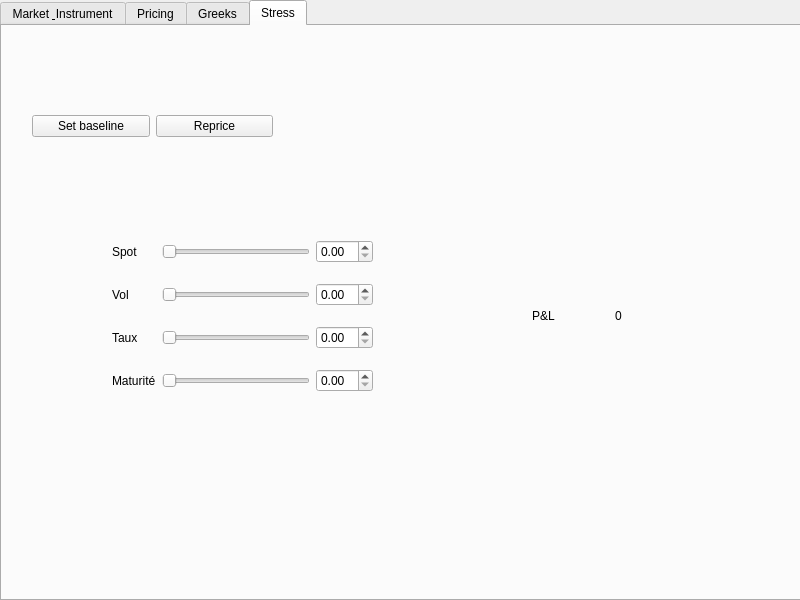
<?xml version="1.0" encoding="UTF-8"?>
<ui version="4.0">
 <class>MainWindow</class>
 <widget class="QMainWindow" name="MainWindow">
  <property name="geometry">
   <rect>
    <x>0</x>
    <y>0</y>
    <width>800</width>
    <height>600</height>
   </rect>
  </property>
  <property name="windowTitle">
   <string>MainWindow</string>
  </property>
  <widget class="QWidget" name="centralwidget">
   <property name="sizePolicy">
    <sizepolicy hsizetype="Maximum" vsizetype="Maximum">
     <horstretch>0</horstretch>
     <verstretch>0</verstretch>
    </sizepolicy>
   </property>
   <property name="maximumSize">
    <size>
     <width>800</width>
     <height>600</height>
    </size>
   </property>
   <widget class="QTabWidget" name="tabWidget">
    <property name="geometry">
     <rect>
      <x>0</x>
      <y>0</y>
      <width>801</width>
      <height>601</height>
     </rect>
    </property>
    <property name="currentIndex">
     <number>3</number>
    </property>
    <widget class="QWidget" name="MarketInstru">
     <attribute name="title">
      <string>Market &amp; Instrument</string>
     </attribute>
     <widget class="QGroupBox" name="groupBox">
      <property name="geometry">
       <rect>
        <x>50</x>
        <y>180</y>
        <width>211</width>
        <height>168</height>
       </rect>
      </property>
      <property name="title">
       <string>Market</string>
      </property>
      <layout class="QVBoxLayout" name="verticalLayout">
       <item>
        <layout class="QGridLayout" name="gridLayout">
         <item row="1" column="1">
          <widget class="QDoubleSpinBox" name="sbR">
           <property name="minimum">
            <double>-1.000000000000000</double>
           </property>
           <property name="maximum">
            <double>1.000000000000000</double>
           </property>
           <property name="singleStep">
            <double>0.000100000000000</double>
           </property>
           <property name="value">
            <double>0.020000000000000</double>
           </property>
          </widget>
         </item>
         <item row="3" column="0">
          <widget class="QLabel" name="label_4">
           <property name="text">
            <string>Sigma</string>
           </property>
          </widget>
         </item>
         <item row="2" column="0">
          <widget class="QLabel" name="label_3">
           <property name="text">
            <string>Q</string>
           </property>
          </widget>
         </item>
         <item row="2" column="1">
          <widget class="QDoubleSpinBox" name="sbQ">
           <property name="minimum">
            <double>-1.000000000000000</double>
           </property>
           <property name="maximum">
            <double>1.000000000000000</double>
           </property>
           <property name="singleStep">
            <double>0.000100000000000</double>
           </property>
          </widget>
         </item>
         <item row="0" column="1">
          <widget class="QDoubleSpinBox" name="sbS0">
           <property name="decimals">
            <number>6</number>
           </property>
           <property name="minimum">
            <double>0.010000000000000</double>
           </property>
           <property name="maximum">
            <double>1000000000.000000000000000</double>
           </property>
           <property name="value">
            <double>100.000000000000000</double>
           </property>
          </widget>
         </item>
         <item row="1" column="0">
          <widget class="QLabel" name="label_2">
           <property name="text">
            <string>R</string>
           </property>
          </widget>
         </item>
         <item row="0" column="0">
          <widget class="QLabel" name="label">
           <property name="text">
            <string>S0</string>
           </property>
          </widget>
         </item>
         <item row="3" column="1">
          <widget class="QDoubleSpinBox" name="sbSigma">
           <property name="maximum">
            <double>5.000000000000000</double>
           </property>
           <property name="singleStep">
            <double>0.000100000000000</double>
           </property>
           <property name="value">
            <double>0.020000000000000</double>
           </property>
          </widget>
         </item>
        </layout>
       </item>
      </layout>
     </widget>
     <widget class="QGroupBox" name="groupBox_2">
      <property name="geometry">
       <rect>
        <x>510</x>
        <y>170</y>
        <width>144</width>
        <height>168</height>
       </rect>
      </property>
      <property name="title">
       <string>Instrument</string>
      </property>
      <layout class="QVBoxLayout" name="verticalLayout_2">
       <item>
        <layout class="QGridLayout" name="gridLayout_2">
         <item row="0" column="1">
          <widget class="QDoubleSpinBox" name="sbK">
           <property name="decimals">
            <number>6</number>
           </property>
           <property name="minimum">
            <double>0.010000000000000</double>
           </property>
           <property name="maximum">
            <double>1000000000.000000000000000</double>
           </property>
           <property name="value">
            <double>100.000000000000000</double>
           </property>
          </widget>
         </item>
         <item row="0" column="0">
          <widget class="QLabel" name="label_7">
           <property name="text">
            <string>K</string>
           </property>
          </widget>
         </item>
         <item row="2" column="0">
          <widget class="QLabel" name="label_5">
           <property name="text">
            <string>Type</string>
           </property>
          </widget>
         </item>
         <item row="1" column="0">
          <widget class="QLabel" name="label_6">
           <property name="text">
            <string>T</string>
           </property>
          </widget>
         </item>
         <item row="1" column="1">
          <widget class="QDoubleSpinBox" name="sbT">
           <property name="maximum">
            <double>100.000000000000000</double>
           </property>
           <property name="singleStep">
            <double>0.010000000000000</double>
           </property>
           <property name="value">
            <double>1.000000000000000</double>
           </property>
          </widget>
         </item>
         <item row="2" column="1">
          <layout class="QHBoxLayout" name="horizontalLayout_2">
           <item>
            <widget class="QComboBox" name="cbType">
             <property name="editable">
              <bool>false</bool>
             </property>
             <item>
              <property name="text">
               <string>Call</string>
              </property>
             </item>
             <item>
              <property name="text">
               <string>Put</string>
              </property>
             </item>
            </widget>
           </item>
          </layout>
         </item>
        </layout>
       </item>
      </layout>
     </widget>
     <widget class="QWidget" name="horizontalLayoutWidget">
      <property name="geometry">
       <rect>
        <x>40</x>
        <y>50</y>
        <width>221</width>
        <height>80</height>
       </rect>
      </property>
      <layout class="QHBoxLayout" name="horizontalLayout">
       <item>
        <widget class="QPushButton" name="btnLoadDefaults">
         <property name="text">
          <string>Defaults</string>
         </property>
        </widget>
       </item>
       <item>
        <widget class="QPushButton" name="btnReset">
         <property name="text">
          <string>Reset</string>
         </property>
        </widget>
       </item>
      </layout>
     </widget>
    </widget>
    <widget class="QWidget" name="Pricing">
     <attribute name="title">
      <string>Pricing</string>
     </attribute>
     <widget class="QGroupBox" name="groupBox_3">
      <property name="geometry">
       <rect>
        <x>130</x>
        <y>280</y>
        <width>271</width>
        <height>168</height>
       </rect>
      </property>
      <property name="title">
       <string>MC Config</string>
      </property>
      <layout class="QVBoxLayout" name="verticalLayout_3">
       <item>
        <layout class="QGridLayout" name="gridLayout_3">
         <item row="0" column="1">
          <widget class="QDoubleSpinBox" name="sbNTarget">
           <property name="decimals">
            <number>0</number>
           </property>
           <property name="minimum">
            <double>1.000000000000000</double>
           </property>
           <property name="maximum">
            <double>100000000.000000000000000</double>
           </property>
           <property name="value">
            <double>400000.000000000000000</double>
           </property>
          </widget>
         </item>
         <item row="3" column="0">
          <widget class="QLabel" name="label_8">
           <property name="text">
            <string>Number of Steps</string>
           </property>
          </widget>
         </item>
         <item row="1" column="1">
          <widget class="QDoubleSpinBox" name="sbBatch">
           <property name="decimals">
            <number>0</number>
           </property>
           <property name="minimum">
            <double>1.000000000000000</double>
           </property>
           <property name="maximum">
            <double>100000000.000000000000000</double>
           </property>
           <property name="singleStep">
            <double>1.000000000000000</double>
           </property>
           <property name="value">
            <double>100000.000000000000000</double>
           </property>
          </widget>
         </item>
         <item row="2" column="0">
          <widget class="QLabel" name="label_9">
           <property name="text">
            <string>Tol</string>
           </property>
          </widget>
         </item>
         <item row="2" column="1">
          <widget class="QDoubleSpinBox" name="dsbTol">
           <property name="decimals">
            <number>6</number>
           </property>
           <property name="minimum">
            <double>-1.000000000000000</double>
           </property>
           <property name="maximum">
            <double>1.000000000000000</double>
           </property>
           <property name="singleStep">
            <double>0.000001000000000</double>
           </property>
           <property name="value">
            <double>-1.000000000000000</double>
           </property>
          </widget>
         </item>
         <item row="0" column="0">
          <widget class="QLabel" name="label_11">
           <property name="text">
            <string>Target</string>
           </property>
          </widget>
         </item>
         <item row="1" column="0">
          <widget class="QLabel" name="label_10">
           <property name="text">
            <string>Batch</string>
           </property>
          </widget>
         </item>
         <item row="4" column="0">
          <widget class="QLabel" name="label_12">
           <property name="text">
            <string>Seed</string>
           </property>
          </widget>
         </item>
         <item row="3" column="1">
          <widget class="QSpinBox" name="sbNSteps">
           <property name="minimum">
            <number>1</number>
           </property>
           <property name="maximum">
            <number>10000</number>
           </property>
          </widget>
         </item>
         <item row="4" column="1">
          <widget class="QSpinBox" name="sbSeed">
           <property name="maximum">
            <number>999999999</number>
           </property>
           <property name="value">
            <number>42</number>
           </property>
          </widget>
         </item>
        </layout>
       </item>
      </layout>
     </widget>
     <widget class="QWidget" name="horizontalLayoutWidget_3">
      <property name="geometry">
       <rect>
        <x>100</x>
        <y>90</y>
        <width>221</width>
        <height>80</height>
       </rect>
      </property>
      <layout class="QHBoxLayout" name="horizontalLayout_3">
       <item>
        <widget class="QPushButton" name="btnRunMC">
         <property name="text">
          <string>Run MC</string>
         </property>
        </widget>
       </item>
       <item>
        <widget class="QCheckBox" name="cbLog">
         <property name="text">
          <string>Convergence log</string>
         </property>
        </widget>
       </item>
      </layout>
     </widget>
     <widget class="QGroupBox" name="groupBox_7">
      <property name="geometry">
       <rect>
        <x>470</x>
        <y>80</y>
        <width>221</width>
        <height>261</height>
       </rect>
      </property>
      <property name="title">
       <string>Results</string>
      </property>
      <layout class="QVBoxLayout" name="verticalLayout_8">
       <item>
        <layout class="QGridLayout" name="gridLayout_7">
         <item row="4" column="1">
          <widget class="QLabel" name="lblNEff">
           <property name="text">
            <string>0</string>
           </property>
          </widget>
         </item>
         <item row="3" column="1">
          <widget class="QLabel" name="lblCIHigh">
           <property name="text">
            <string>0</string>
           </property>
          </widget>
         </item>
         <item row="0" column="1">
          <widget class="QLabel" name="lblPrice">
           <property name="text">
            <string>0</string>
           </property>
          </widget>
         </item>
         <item row="2" column="1">
          <widget class="QLabel" name="lblCILow">
           <property name="text">
            <string>0</string>
           </property>
          </widget>
         </item>
         <item row="5" column="1">
          <widget class="QLabel" name="lblElapsed">
           <property name="text">
            <string>0</string>
           </property>
          </widget>
         </item>
         <item row="1" column="1">
          <widget class="QLabel" name="lblSE">
           <property name="text">
            <string>0</string>
           </property>
          </widget>
         </item>
         <item row="0" column="0">
          <widget class="QLabel" name="label_27">
           <property name="text">
            <string>Price</string>
           </property>
          </widget>
         </item>
         <item row="1" column="0">
          <widget class="QLabel" name="label_28">
           <property name="text">
            <string>SE</string>
           </property>
          </widget>
         </item>
         <item row="2" column="0">
          <widget class="QLabel" name="label_29">
           <property name="text">
            <string>CI Low</string>
           </property>
          </widget>
         </item>
         <item row="3" column="0">
          <widget class="QLabel" name="label_30">
           <property name="text">
            <string>CI High</string>
           </property>
          </widget>
         </item>
         <item row="4" column="0">
          <widget class="QLabel" name="label_31">
           <property name="text">
            <string>Number eff</string>
           </property>
          </widget>
         </item>
         <item row="5" column="0">
          <widget class="QLabel" name="label_32">
           <property name="text">
            <string>Elapsed</string>
           </property>
          </widget>
         </item>
        </layout>
       </item>
      </layout>
     </widget>
    </widget>
    <widget class="QWidget" name="Greeks">
     <attribute name="title">
      <string>Greeks</string>
     </attribute>
     <widget class="QGroupBox" name="groupBox_5">
      <property name="geometry">
       <rect>
        <x>20</x>
        <y>60</y>
        <width>111</width>
        <height>168</height>
       </rect>
      </property>
      <property name="title">
       <string>Method</string>
      </property>
      <layout class="QVBoxLayout" name="verticalLayout_5">
       <item>
        <layout class="QVBoxLayout" name="verticalLayout_6">
         <item>
          <widget class="QRadioButton" name="rbBRV">
           <property name="text">
            <string>BRV</string>
           </property>
           <property name="checked">
            <bool>true</bool>
           </property>
          </widget>
         </item>
         <item>
          <widget class="QRadioButton" name="rbPW">
           <property name="text">
            <string>PW</string>
           </property>
          </widget>
         </item>
         <item>
          <widget class="QRadioButton" name="rbLRM">
           <property name="text">
            <string>LRM</string>
           </property>
          </widget>
         </item>
         <item>
          <widget class="QCheckBox" name="cbCRN">
           <property name="text">
            <string>CRN</string>
           </property>
           <property name="checked">
            <bool>true</bool>
           </property>
          </widget>
         </item>
         <item>
          <widget class="QCheckBox" name="cbAnti">
           <property name="text">
            <string>Anti</string>
           </property>
          </widget>
         </item>
        </layout>
       </item>
      </layout>
     </widget>
     <widget class="QGroupBox" name="groupBox_6">
      <property name="geometry">
       <rect>
        <x>20</x>
        <y>240</y>
        <width>371</width>
        <height>168</height>
       </rect>
      </property>
      <property name="title">
       <string>Bumps</string>
      </property>
      <layout class="QVBoxLayout" name="verticalLayout_7">
       <item>
        <layout class="QGridLayout" name="gridLayout_4">
         <item row="1" column="1">
          <widget class="QDoubleSpinBox" name="dsbBumpAbsSigma">
           <property name="decimals">
            <number>4</number>
           </property>
           <property name="minimum">
            <double>0.000100000000000</double>
           </property>
           <property name="maximum">
            <double>1.000000000000000</double>
           </property>
           <property name="singleStep">
            <double>0.000100000000000</double>
           </property>
           <property name="value">
            <double>0.010000000000000</double>
           </property>
          </widget>
         </item>
         <item row="3" column="0">
          <widget class="QLabel" name="label_13">
           <property name="text">
            <string>dsbBumpAbsT</string>
           </property>
          </widget>
         </item>
         <item row="2" column="0">
          <widget class="QLabel" name="label_14">
           <property name="text">
            <string>dsbBumpAbsR</string>
           </property>
          </widget>
         </item>
         <item row="2" column="1">
          <widget class="QDoubleSpinBox" name="dsbBumpAbsR">
           <property name="decimals">
            <number>4</number>
           </property>
           <property name="minimum">
            <double>0.000000000000000</double>
           </property>
           <property name="maximum">
            <double>0.100000000000000</double>
           </property>
           <property name="singleStep">
            <double>0.000100000000000</double>
           </property>
           <property name="value">
            <double>0.000100000000000</double>
           </property>
          </widget>
         </item>
         <item row="0" column="1">
          <widget class="QDoubleSpinBox" name="dsbBumpRelS0">
           <property name="decimals">
            <number>4</number>
           </property>
           <property name="minimum">
            <double>0.000100000000000</double>
           </property>
           <property name="maximum">
            <double>0.050000000000000</double>
           </property>
           <property name="singleStep">
            <double>0.010000000000000</double>
           </property>
           <property name="value">
            <double>0.000100000000000</double>
           </property>
          </widget>
         </item>
         <item row="1" column="0">
          <widget class="QLabel" name="label_15">
           <property name="text">
            <string>dsbBumpAbsSigma</string>
           </property>
          </widget>
         </item>
         <item row="0" column="0">
          <widget class="QLabel" name="label_16">
           <property name="text">
            <string>dsbBumpRelS0</string>
           </property>
          </widget>
         </item>
         <item row="3" column="1">
          <widget class="QDoubleSpinBox" name="dsbBumpAbsT">
           <property name="decimals">
            <number>6</number>
           </property>
           <property name="maximum">
            <double>1.000000000000000</double>
           </property>
           <property name="singleStep">
            <double>0.000100000000000</double>
           </property>
           <property name="value">
            <double>0.002739000000000</double>
           </property>
          </widget>
         </item>
        </layout>
       </item>
      </layout>
     </widget>
     <widget class="QPushButton" name="btnRunGreeks">
      <property name="geometry">
       <rect>
        <x>20</x>
        <y>20</y>
        <width>111</width>
        <height>25</height>
       </rect>
      </property>
      <property name="text">
       <string>Compute Greeks</string>
      </property>
     </widget>
     <widget class="QGroupBox" name="groupBox_8">
      <property name="geometry">
       <rect>
        <x>440</x>
        <y>40</y>
        <width>291</width>
        <height>211</height>
       </rect>
      </property>
      <property name="title">
       <string>Output</string>
      </property>
      <layout class="QVBoxLayout" name="verticalLayout_9">
       <item>
        <layout class="QGridLayout" name="gridLayout_6">
         <item row="3" column="0">
          <widget class="QLabel" name="label_25">
           <property name="text">
            <string>Rho</string>
           </property>
          </widget>
         </item>
         <item row="4" column="0">
          <widget class="QLabel" name="label_26">
           <property name="text">
            <string>Theta</string>
           </property>
          </widget>
         </item>
         <item row="0" column="0">
          <widget class="QLabel" name="label_22">
           <property name="text">
            <string>Delta</string>
           </property>
          </widget>
         </item>
         <item row="1" column="0">
          <widget class="QLabel" name="label_23">
           <property name="text">
            <string>Vega</string>
           </property>
          </widget>
         </item>
         <item row="2" column="0">
          <widget class="QLabel" name="label_24">
           <property name="text">
            <string>Gamma</string>
           </property>
          </widget>
         </item>
         <item row="0" column="1">
          <widget class="QLabel" name="lblDelta">
           <property name="text">
            <string>0</string>
           </property>
          </widget>
         </item>
         <item row="1" column="1">
          <widget class="QLabel" name="lblVega">
           <property name="text">
            <string>0</string>
           </property>
          </widget>
         </item>
         <item row="2" column="1">
          <widget class="QLabel" name="lblGamma">
           <property name="text">
            <string>0</string>
           </property>
          </widget>
         </item>
         <item row="3" column="1">
          <widget class="QLabel" name="lblRho">
           <property name="text">
            <string>0</string>
           </property>
          </widget>
         </item>
         <item row="4" column="1">
          <widget class="QLabel" name="lblTheta">
           <property name="text">
            <string>0</string>
           </property>
          </widget>
         </item>
        </layout>
       </item>
      </layout>
     </widget>
    </widget>
    <widget class="QWidget" name="Stress">
     <attribute name="title">
      <string>Stress</string>
     </attribute>
     <widget class="QWidget" name="widget" native="true">
      <property name="geometry">
       <rect>
        <x>110</x>
        <y>200</y>
        <width>261</width>
        <height>181</height>
       </rect>
      </property>
      <layout class="QHBoxLayout" name="horizontalLayout_4">
       <item>
        <layout class="QGridLayout" name="gridLayout_5">
         <item row="2" column="2">
          <widget class="QDoubleSpinBox" name="sbRStress"/>
         </item>
         <item row="3" column="2">
          <widget class="QDoubleSpinBox" name="sbTStress"/>
         </item>
         <item row="0" column="2">
          <widget class="QDoubleSpinBox" name="sbS0Stress"/>
         </item>
         <item row="3" column="1">
          <widget class="QSlider" name="slT">
           <property name="orientation">
            <enum>Qt::Horizontal</enum>
           </property>
          </widget>
         </item>
         <item row="0" column="1">
          <widget class="QSlider" name="slS0">
           <property name="orientation">
            <enum>Qt::Horizontal</enum>
           </property>
          </widget>
         </item>
         <item row="1" column="2">
          <widget class="QDoubleSpinBox" name="sbSigmaStress"/>
         </item>
         <item row="1" column="1">
          <widget class="QSlider" name="slSigma">
           <property name="orientation">
            <enum>Qt::Horizontal</enum>
           </property>
          </widget>
         </item>
         <item row="2" column="1">
          <widget class="QSlider" name="slR">
           <property name="orientation">
            <enum>Qt::Horizontal</enum>
           </property>
          </widget>
         </item>
         <item row="0" column="0">
          <widget class="QLabel" name="label_17">
           <property name="text">
            <string>Spot</string>
           </property>
          </widget>
         </item>
         <item row="1" column="0">
          <widget class="QLabel" name="label_18">
           <property name="text">
            <string>Vol</string>
           </property>
          </widget>
         </item>
         <item row="2" column="0">
          <widget class="QLabel" name="label_19">
           <property name="text">
            <string>Taux</string>
           </property>
          </widget>
         </item>
         <item row="3" column="0">
          <widget class="QLabel" name="label_20">
           <property name="text">
            <string>Maturité</string>
           </property>
          </widget>
         </item>
        </layout>
       </item>
      </layout>
     </widget>
     <widget class="QWidget" name="horizontalLayoutWidget_4">
      <property name="geometry">
       <rect>
        <x>30</x>
        <y>60</y>
        <width>241</width>
        <height>80</height>
       </rect>
      </property>
      <layout class="QHBoxLayout" name="horizontalLayout_5">
       <item>
        <widget class="QPushButton" name="btnSnapBaseline">
         <property name="text">
          <string>Set baseline</string>
         </property>
        </widget>
       </item>
       <item>
        <widget class="QPushButton" name="btnRunStress">
         <property name="text">
          <string>Reprice</string>
         </property>
        </widget>
       </item>
      </layout>
     </widget>
     <widget class="QWidget" name="horizontalLayoutWidget_5">
      <property name="geometry">
       <rect>
        <x>530</x>
        <y>250</y>
        <width>160</width>
        <height>80</height>
       </rect>
      </property>
      <layout class="QHBoxLayout" name="horizontalLayout_6">
       <item>
        <widget class="QLabel" name="label_21">
         <property name="text">
          <string>P&amp;L</string>
         </property>
        </widget>
       </item>
       <item>
        <widget class="QLabel" name="lblPL">
         <property name="text">
          <string>0</string>
         </property>
        </widget>
       </item>
      </layout>
     </widget>
    </widget>
   </widget>
  </widget>
 </widget>
 <resources/>
 <connections/>
</ui>
